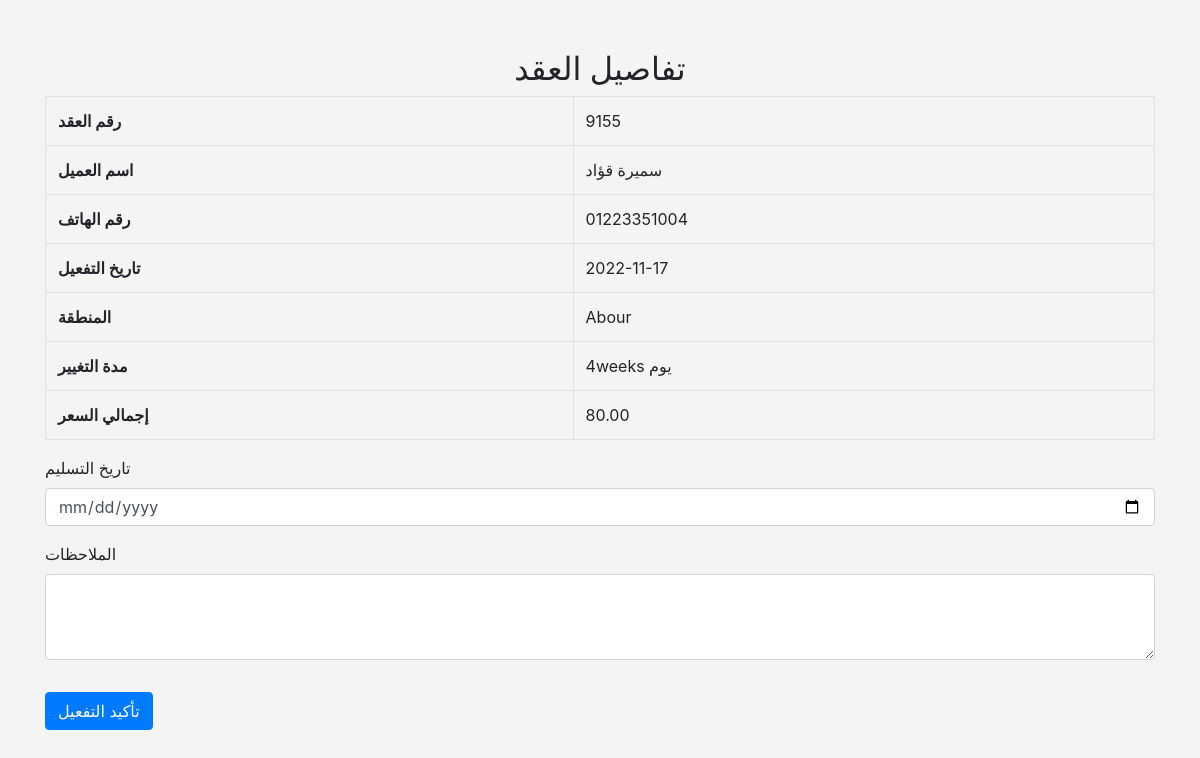
The page /operations/customer_operations.php?customer_id=3 on the database its author committed.
### tables this page shows
CREATE TABLE `customers` (
  `id` int(11) NOT NULL,
  `contract_number` varchar(255) NOT NULL,
  `client_name` varchar(255) NOT NULL,
  `phone_number` varchar(255) NOT NULL,
  `activation_date` date NOT NULL,
  `address` text NOT NULL,
  `change_every` varchar(255) NOT NULL,
  `area` varchar(255) NOT NULL,
  `contract_notes` varchar(255) DEFAULT '',
  `mop_18` int(11) NOT NULL,
  `price_mop_18` decimal(10,2) NOT NULL,
  `mop_36` int(11) NOT NULL,
  `price_mop_36` decimal(10,2) NOT NULL,
  `mit` int(11) NOT NULL,
  `price_mit` decimal(10,2) NOT NULL,
  `hd_1` int(11) NOT NULL,
  `price_hd_1` decimal(10,2) NOT NULL,
  `hd_2` int(11) NOT NULL,
  `price_hd_2` decimal(10,2) NOT NULL,
  `total_price` decimal(10,2) NOT NULL,
  `is_activated` tinyint(1) NOT NULL DEFAULT 0
);

### operations/customer_operations.php (the view, shortened to what this page needs)
<?php
include '../db.php';
if (isset($_GET['customer_id'])) {
    $customer_id = $_GET['customer_id'];
    $sql = "SELECT * FROM customers WHERE id = $customer_id";
    $result = $conn->query($sql);
    if ($result->num_rows > 0) {
        $contract = $result->fetch_assoc();
    } else {
        echo "لا يوجد عقد بالمعرف المحدد.";
        exit;
    }
} else {
    echo "لم يتم تحديد معرف العميل.";
    exit;
}
?>
<!DOCTYPE html>
<html lang="ar">
<head>
    <link rel="stylesheet" href="https://stackpath.bootstrapcdn.com/bootstrap/4.5.2/css/bootstrap.min.css">
</head>
<body>
    <div class="container">
        <h2 class="text-center">تفاصيل العقد</h2>
        <table class="table table-bordered">
            <tr><th>رقم العقد</th><td><?php echo $contract['contract_number']; ?></td></tr>
            <tr><th>اسم العميل</th><td><?php echo $contract['client_name']; ?></td></tr>
            <tr><th>رقم الهاتف</th><td><?php echo $contract['phone_number']; ?></td></tr>
            <tr><th>تاريخ التفعيل</th><td><?php echo $contract['activation_date']; ?></td></tr>
            <tr><th>المنطقة</th><td><?php echo $contract['area']; ?></td></tr>
            <tr><th>مدة التغيير</th><td><?php echo $contract['change_every']; ?> يوم</td></tr>
            <tr><th>إجمالي السعر</th><td><?php echo $contract['total_price']; ?></td></tr>
        </table>
        <form method="post">
            <div class="form-group">
                <label for="delivery_date">تاريخ التسليم</label>
                <input type="date" class="form-control" id="delivery_date" name="delivery_date" required>
            </div>
            <div class="form-group">
                <label for="notes">الملاحظات</label>
                <textarea class="form-control" id="notes" name="notes" rows="3"></textarea>
            </div>
            <button type="submit" class="btn btn-primary mt-3">تأكيد التفعيل</button>
        </form>
    </div>
</body>
</html>

### operations/customer_operations.php (style rules this page uses)
body { background-color: #f4f4f4; }
.container { margin-top: 50px; }

### rows shown on the page
customers: contract_number "9155", client_name "سميرة قؤاد", phone_number "01223351004", activation_date "2022-11-17", area "Abour", change_every "4weeks", total_price "80.00"
